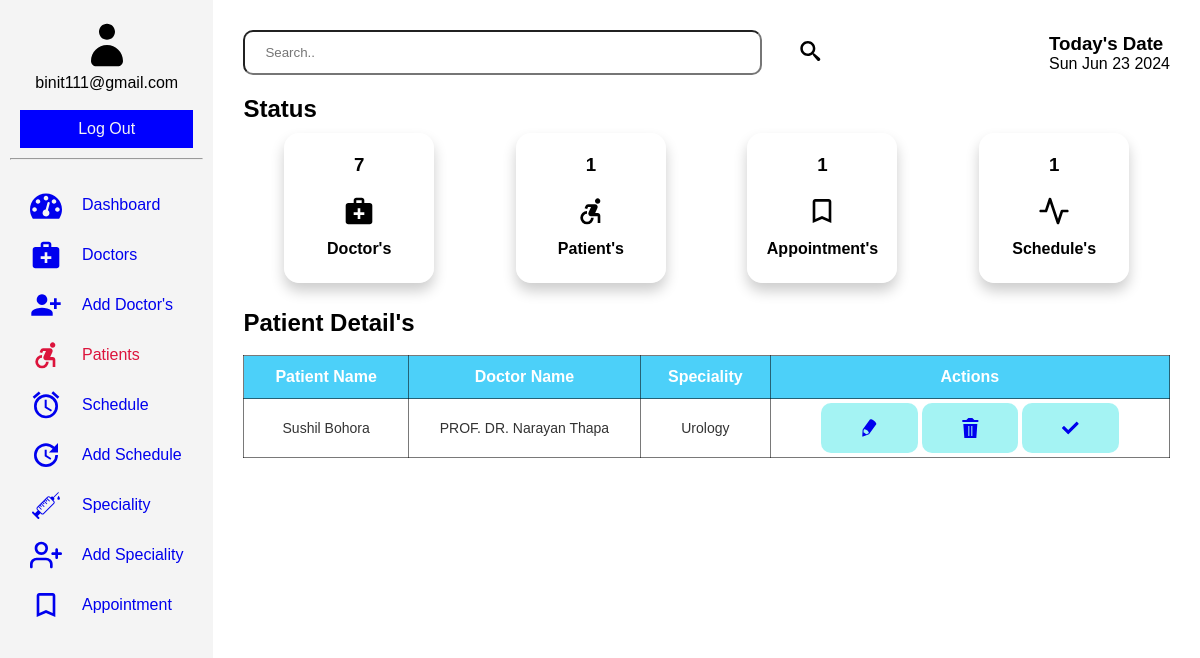
Page /admin/patients.php (signed in) on the committed database.
### tables this page shows
CREATE TABLE `patient` (
  `id` int(11) NOT NULL,
  `aid` int(11) DEFAULT NULL,
  `sid` int(11) NOT NULL,
  `did` int(11) NOT NULL,
  `created-at` timestamp NOT NULL DEFAULT current_timestamp()
);

CREATE TABLE `appointment` (
  `id` int(11) NOT NULL,
  `fullname` varchar(255) NOT NULL,
  `email` varchar(255) NOT NULL,
  `phone` varchar(60) NOT NULL,
  `bg` varchar(60) NOT NULL,
  `address` varchar(255) NOT NULL,
  `sid` int(11) NOT NULL,
  `did` int(11) NOT NULL,
  `date` date NOT NULL,
  `time` time NOT NULL,
  `status` tinyint(2) DEFAULT 0
);

CREATE TABLE `doctor` (
  `id` int(11) NOT NULL,
  `fname` varchar(60) NOT NULL,
  `email` varchar(60) NOT NULL,
  `password` varchar(60) NOT NULL,
  `phone` varchar(60) NOT NULL,
  `image_name` varchar(255) NOT NULL,
  `image_path` varchar(255) NOT NULL,
  `sid` int(11) DEFAULT NULL,
  `created_at` timestamp NULL DEFAULT current_timestamp()
);

CREATE TABLE `specialities` (
  `id` int(11) NOT NULL,
  `title` varchar(60) NOT NULL,
  `description` text NOT NULL,
  `image_name` varchar(60) NOT NULL,
  `image_path` varchar(255) NOT NULL,
  `created_at` timestamp NULL DEFAULT current_timestamp()
);

### admin/patients.php (the view, shortened to what this page needs)
<?php
    include('../connection.php');
    $sql = "SELECT pa.id, pa.aid, ap.fullname, sp.title, doc.fname from patient as pa INNER JOIN appointment as ap ON pa.aid = ap.id INNER JOIN specialities as sp ON pa.sid = sp.id INNER JOIN doctor as doc ON pa.did = doc.id";
    $result = mysqli_query($conn, $sql);
?>
<!DOCTYPE html>
<html lang="en">
<head>
    <link rel="stylesheet" href="../assets/dash1.css">
</head>
<body>
    <section class="dashboard">
        <div class="sidebar">
            <header>
                <svg class="icon icon-user"><use xlink:href="#icon-user"></use></svg>
                <p><?php echo "". $_SESSION["username"].""; ?></p><br>
                <a href="../admin/logout.php">Log Out</a>
            </header>
            <hr>
            <div class="sidebar-items">
                <ul>
                    <li><a href="../admin/dash.php"><svg class="icon icon-dashboard"><use xlink:href="#icon-dashboard"></use></svg>Dashboard</a></li>
                    <li><a href="../admin/doctor.php"><svg class="icon icon-medical_services"><use xlink:href="#icon-medical_services"></use></svg>Doctors</a></li>
                    <li><a href="../admin/add_doctors.php"><svg class="icon icon-person_add_alt_1"><use xlink:href="#icon-person_add_alt_1"></use></svg>Add Doctor's</a></li>
                    <li class="active"><a href="../admin/patients.php"><svg class="icon icon-accessible_forward"><use xlink:href="#icon-accessible_forward"></use></svg>Patients</a></li>
                    <li><a href="../admin/schedule.php"><svg class="icon icon-access_alarms"><use xlink:href="#icon-access_alarms"></use></svg>Schedule</a></li>
                    <li><a href="../admin/add_schedule.php" ><svg class="icon icon-update"><use xlink:href="#icon-update"></use></svg>Add Schedule</a></li>
                    <li><a href="../admin/speciality.php"><svg class="icon icon-injection"><use xlink:href="#icon-injection"></use></svg>Speciality</a></li>
                    <li><a href="../admin/add_speciality.php"><svg class="icon icon-user-plus"><use xlink:href="#icon-user-plus"></use></svg>Add Speciality</a></li>
                    <li><a href="../admin/appoint.php"><svg class="icon icon-bookmark_outline"><use xlink:href="#icon-bookmark_outline"></use></svg>Appointment</a></li>
                </ul>
            </div>
        </div>
        <section class="main">
            <div class="head">
                <div class="search-bar">
                    <input type="text" placeholder="Search..">
                    <button type="submit"><svg class="icon icon-search"><use xlink:href="#icon-search"></use></svg></button>
                </div>
                <div class="date-container">
                    <h1>Today's Date</h1>
                    <p id="date"></p>
                </div>
            </div>
            <div class="status">
                <div class="status-bar">
                    <h2>Status</h2>
                </div>
                <div class="dash-collection">
                    <div class="doc">
                        <?php
                            $dsql = "SELECT * FROM doctor";
                            $dresult = mysqli_query($conn, $dsql);
                            if($drow = mysqli_num_rows($dresult)){
                                echo '<h3>'.$drow.'</h3>';
                            }else{
                                echo '<h3>0</h3>';
                            }
                        ?>
                        <svg class="icon icon-medical_services"><use xlink:href="#icon-medical_services"></use></svg><br>
                        <h4>Doctor's</h4><br>
                    </div>
                    <div class="doc">
                        <?php
                            $psql = "SELECT * FROM patient";
                            $presult = mysqli_query($conn, $psql);
                            if($prow = mysqli_num_rows($presult)){
                                echo '<h3>'.$prow.'</h3>';
                            }else{
                                echo '<h3>0</h3>';
                            }
                        ?>
                        <svg class="icon icon-accessible_forward"><use xlink:href="#icon-accessible_forward"></use></svg><br>
                        <h4>Patient's</h4><br>
                    </div>
                    <div class="doc">
                        <?php
                            $asql = "SELECT * FROM appointment";
                            $aresult = mysqli_query($conn, $asql);
                            if($arow = mysqli_num_rows($aresult)){
                                echo '<h3>'.$arow.'</h3>';
                            }else{
                                echo '<h3>0</h3>';
                            }
                        ?>
                        <svg class="icon icon-bookmark_outline"><use xlink:href="#icon-bookmark_outline"></use></svg><br>
                        <h4>Appointment's</h4><br>
                    </div>
                    <div class="doc">
                        <?php
                            $ssql = "SELECT * FROM schedule";
                            $sresult = mysqli_query($conn, $ssql);
                            if($srow = mysqli_num_rows($sresult)){
                                echo '<h3>'.$srow.'</h3>';
                            }else{
                                echo '<h3>0</h3>';
                            }
                        ?>
                        <svg class="icon icon-activity"><use xlink:href="#icon-activity"></use></svg><br>
                        <h4>Schedule's</h4><br>
                    </div>
                </div>
            </div>
            <div class="tabular">
                <h2>Patient Detail's</h2><br>
                <table class="table-container">
                    <thead>
                        <tr>
                            <th>Patient Name</th>
                            <th>Doctor Name</th>
                            <th>Speciality</th>
                            <th>Actions</th>
                        </tr>
                    </thead>
                    <tbody>
                        <tr>
                            <?php
                                while($row = mysqli_fetch_assoc($result)){
                            ?>
                                <td><?php echo $row['fullname']; ?></td>
                                <td><?php echo $row['fname']; ?></td>
                                <td><?php echo $row['title']; ?></td>
                                <td class="event">
                                    <button><a href="../admin/patient/update.php?updateid=<?php echo $row['id']; ?>"><svg class="icon icon-pencil"><use xlink:href="#icon-pencil"></use></svg></a></button>
                                    <button><a href="../admin/patient/delete.php?deleteid=<?php echo $row['id']; ?>"><svg class="icon icon-trash"><use xlink:href="#icon-trash"></use></svg></a></button>
                                    <button><a href="../admin/patient/complete.php?completeid=<?php echo $row['aid']; ?>"><svg class="icon icon-checkmark"><use xlink:href="#icon-checkmark"></use></svg></a></button>
                                </td>
                        </tr>
                            <?php
                                }
                            ?>
                    </tbody>
                </table>
            </div>
        </section>
    </section>
</body>
</html>

### assets/dash1.css (style rules this page uses)
* { margin: 0; padding: 0; box-sizing: border-box; }
body { font-family: Arial, sans-serif; }
.dashboard { display: grid; grid-template-columns: auto 2fr; grid-template-rows: auto 1fr; grid-template-areas: "header header" "sidebar main"; height: 100vh; }
.dashboard a { text-decoration: none; display: flex; gap: 20px; text-align: center; align-items: center; justify-content: center; }
header { grid-area: header; color: #000000; padding: 10px; text-align: center; }
header a { padding: 8px; }
header p { display: flex; text-align: center; align-items: center; justify-content: center; }
.sidebar { grid-area: sidebar; background: #f4f4f4; padding: 10px; height: auto; position: relative; }
.sidebar header>a { border: 2px solid blue; color: #f4f4f4; background-color: blue; }
.sidebar-items ul { display: flexbox; margin: 20px; text-align: center; text-decoration: none; justify-content: space-between; }
.sidebar-items li { display: flex; text-align: center; align-items: center; list-style: none; justify-content: space-between; }
li.active a { color: crimson; }
.main { grid-area: main; margin: 10px; padding: 20px; }
.head { display: flex; width: 100%; text-align: center; align-items: center; justify-content: space-between; }
.head h1, p { display: block; text-align: start; align-items: center; }
.search-bar { width: 70%; height: 45px; display: flex; gap: 5px; }
.search-bar input { padding: 20px; width: 80%; border-radius: 10px; }
.search-bar button { border: none; background-color: transparent; }
.date-container { text-align: center; }
.banner>h2, h3 { padding: 10px; }
.status { display: block; margin-top: 20px; }
.status .status-bar h2 { font-size: 200; }
.dash-collection { display: flex; flex-wrap: wrap; gap: -20px; text-align: center; justify-content: space-around; }
.dash-collection .doc { border: 1px solid rgb(255, 255, 255); border-radius: 15px; box-shadow: 0 8px 14px 0 rgba(0,0,0,0.2); height: 150px; width: 150px; margin: 10px; padding: 10px; }
.tabular { background: #fff; margin-top: 1rem; }
.table-container { width: 100%; text-align: center; }
thead { background-color: rgb(76, 208, 249); color: #fff; }
th, td, thead, tr, table { border: 1px solid rgba(0, 0, 0, 0.525); border-collapse: collapse; }
th { padding: 12px; font-size: 16px; }
td { padding: 4px; color: #333; font-size: 14px; font-weight: 400; }
.table-container button { color: aqua; background: none; cursor: pointer; }
.table-container td>button { text-align: center; color: #fff; border: none; border-radius: 10px; padding: 15px; background-color: rgba(136, 240, 240, 0.76); display: inline-flexbox; text-align: center; align-items: center; justify-content: space-around; }
.date-group label, input, button { padding: 10px; border-radius: 5px; }
.icon { display: inline-block; width: 70px; height: 50px; stroke-width: 0; stroke: currentColor; fill: currentColor; }
.icon-user { width: 2em; }
.icon-dashboard, .icon-medical_services, .icon-accessible_forward, .icon-access_alarms, .icon-bookmark_outline, .icon-activity, .icon-person_add_alt_1, .icon-add_alarm, .icon-text-document, .icon-cog, .icon-upload, .icon-user-plus, .icon-update, .icon-injection, .icon-checkmark { width: 2em; }
.icon-eye, .icon-trash, .icon-pencil, .icon-search, .icon-check-circle, .icon-checkmark { width: 5em; height: 1.5em; }

### rows in the picture
patient: aid.fullname "Sushil Bohora", doctor.fname "PROF. DR. Narayan Thapa", specialities.title "Urology"

### other values in the picture
$_SESSION["username"] "binit111@gmail.com"
$drow "7"
$prow "1"
$arow "1"
$srow "1"
